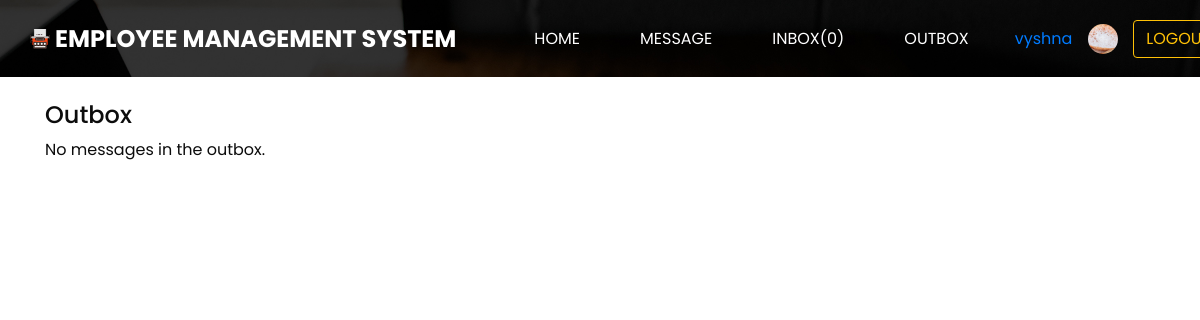
/outbox/ (signed in), run on an earlier commit of the app's database.
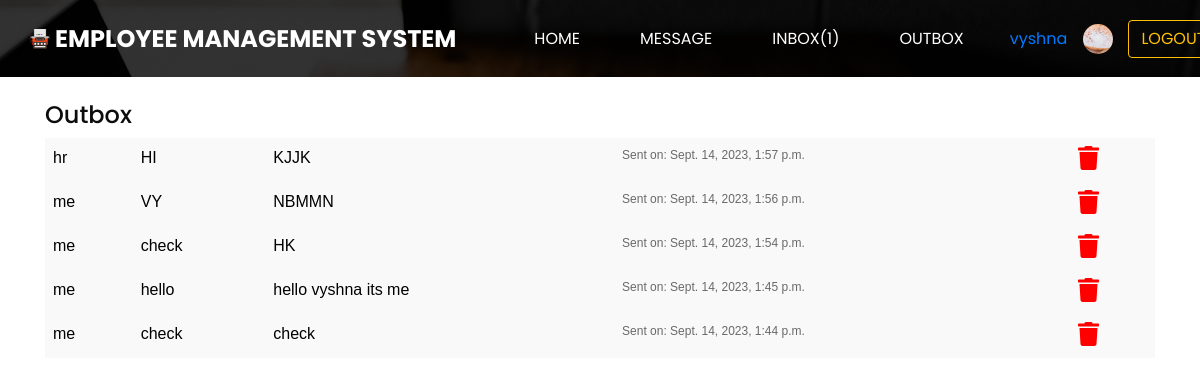
And on a later commit of the database.
### myapp/models.py (models this page shows, shortened)
class Messages(models.Model):
    messagefrom = models.ForeignKey(User, on_delete=models.CASCADE, related_name='sent_messages')
    to = models.ForeignKey(User, on_delete=models.CASCADE, related_name='received_messages')
    subject = models.CharField(blank=True, max_length=200)
    message = models.TextField(blank=True)
    attachment = models.FileField(blank=True)
    send_on = models.DateTimeField(auto_now=True)
    read = models.BooleanField(default=False)

class User(AbstractUser):
    name = models.CharField(max_length=50)
    email = models.EmailField(blank="True")
    employee_type= models.CharField(blank="False", default="Employee",max_length=10)
    employee_code = models.CharField(max_length=10, unique="True")
    image = models.ImageField(upload_to='images/',default='images/default-profile-pic.jpg',blank="False")
    phone_number=models.CharField(max_length=13,blank="True")
    def __str__(self):
        return self.name

### myapp/views.py (the view)
# urls.py: path('outbox/',views.outbox, name="outbox"),
def outbox(request):
    emp = request.session.get('username')
    if emp is None:                 #not logged in
        return redirect('loginpage')
    else:
        pic=User.objects.get(username=emp) #to show round profile pic
        myid = User.objects.get(username=emp)
        emp_type=myid.employee_type
        mymessages = Messages.objects.filter(messagefrom=myid).order_by('-send_on')
        unread_count = Messages.objects.filter(to=myid, read=False).count()
        topic = User.objects.all()
        if emp_type =='HR':
            return render(request, 'myapp/outboxhr.html',{'mymessages':mymessages,'emp':pic, 'topic':topic,'unread_count':unread_count})
        else:
            return render(request, 'myapp/outboxemp.html',{'mymessages':mymessages,'emp':pic,'topic':topic,'unread_count':unread_count})

### myapp/templates/myapp/outboxemp.html (shortened to what this page needs)
{% extends 'myapp/employee_dashboard.html' %}
{% block content %}
{% load static %}
<html>
<head>
  <link rel="stylesheet" href="https://cdnjs.cloudflare.com/ajax/libs/font-awesome/5.15.4/css/all.min.css">
  <link rel="stylesheet" type="text/css" href="{% static 'css/inboxoutbox.css' %}">
    </head>
    <body>
      <div class="container">
        <br>
        <h4>Outbox</h4>
        {% if mymessages %}
          <table class="table">
            {% for message in mymessages %}
            <tr>
                <td>
                    {% if message.to == message.messagefrom %}
                        <a href="/openoutboxmessage/{{ message.id }}" style="color:black;">me</a>
                    {% else %}
                        <a href="/openoutboxmessage/{{ message.id }}" style="color:black;">{{ message.to }}</a>
                    {% endif %}
                </td>
                <td><a href="/openoutboxmessage/{{ message.id }}" style="color:black;">{{ message.subject }}</a></td>
                <td><a href="/openoutboxmessage/{{ message.id }}" style="color:black;">{{ message.message }}</a></td>
                <td style="color:#696969; font-size:12px">Sent on: {{ message.send_on}}</td>
              <td><a href="/deleteoutboxmessage/{{message.id}}"><i class="fas fa-trash"></i></a></td>
            </tr>
            {% endfor %}
          </table>
          </div>
        {% else %}
          <p>No messages in the outbox.</p>
        {% endif %}
      </div>
    </body>
    </html>
{%endblock%}

### myapp/templates/myapp/employee_dashboard.html (shortened to what this page needs)
{% load static %}
<!DOCTYPE html>
<html>
<head>
  <link rel="stylesheet" type="text/css"
    href="https://cdnjs.cloudflare.com/ajax/libs/OwlCarousel2/2.1.3/assets/owl.carousel.min.css" />
  <link rel="stylesheet" href="https://maxcdn.bootstrapcdn.com/font-awesome/4.3.0/css/font-awesome.min.css">
  <link rel="stylesheet" type="text/css" href="{% static 'css/bootstrap.css' %}" />
  <link href="{% static 'css/style.css' %}" rel="stylesheet" />
  <link href="{% static 'css/responsive.css' %}" rel="stylesheet" />
</head>
<body class="sub_page">
  <div class="hero_area">
    <header class="header_section">
      <div class="container">
        <nav class="navbar navbar-expand-lg custom_nav-container pt-3">
          <a class="navbar-brand mr-5" href="{% url 'home' %}">
            <img src="{% static 'images/logo.png' %}" alt="">
            <span>
              EMPLOYEE MANAGEMENT SYSTEM
            </span>
          </a>
          <div class="collapse navbar-collapse" id="navbarSupportedContent">
            <div class="d-flex ml-auto flex-column flex-lg-row align-items-center">
              <ul class="navbar-nav  ">
                <li class="nav-item active">
                  <a class="nav-link" href="{% url 'home' %}">Home <span class="sr-only">(current)</span></a>
                </li>
                <li class="nav-item">
                  <a class="nav-link" href="{% url 'sendmessageemp' %}"> Message </a>
                </li>
                <li class="nav-item">
                  <a class="nav-link" href="{% url 'inbox' %}"> Inbox({{unread_count}}) </a>
                </li>
                <li class="nav-item">
                  <a class="nav-link" href="{% url 'outbox' %}">Outbox</a>
                </li>
              </ul>
              <div class="d-flex align-items-center">
                <a class="nav-link" href="{% url 'profile' %}">{{emp}}</a>
                <div class="rounded-circle" style="width: 30px; height: 30px; overflow: hidden; margin-right: 15px;">
                  <img src="/media/{{emp.image}}" alt="{{ emp.image.name }}" style="width: 100%; height: 100%; object-fit: cover;">
                </div>
                <a href="{% url 'logoutpage' %}" class="btn btn-outline-warning">LOGOUT</a>
              </div>
            </div>
          </div>
        </nav>
      </div>
    </header>
  </div>
<div class="container">
{% block content %}{% endblock %}
</div>
</body>
</html>

What changed in the data, as far as the page shows it:
added Messages: to "hr", subject "HI", message "KJJK", send_on "Sept. 14, 2023, 1:57 p.m."
added Messages: subject "VY", message "NBMMN", send_on "Sept. 14, 2023, 1:56 p.m."
added Messages: subject "check", message "HK", send_on "Sept. 14, 2023, 1:54 p.m."
added Messages: subject "hello", message "hello vyshna its me", send_on "Sept. 14, 2023, 1:45 p.m."
added Messages: subject "check", message "check", send_on "Sept. 14, 2023, 1:44 p.m."
Also different on the page:
{{ unread_count }}: "0" → "1"
text no longer shown: "No messages in the outbox."
